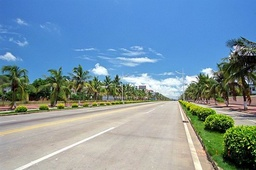
#> input picture image processing/Image_edge_algorithm/Edge_algorithm.jpg, 256 x 170 px, shrunk from 656 x 435 before the run
$ python Edge_algorithm.py
#> lines starting #> are read from the running program, lines starting #| are printed output that depends on the picture

import cv2
import numpy as np


#图像边缘算法

fn = "Edge_algorithm.jpg"

#计算图像的欧氏距离
def get_EuclideanDistance(x, y):
    myx = np.array(x)
    myy = np.array(y)
    return np.sqrt(np.sum((myx - myy) * (myx - myy)))


if __name__ == '__main__':

    myimg1 = cv2.imread(fn)
#> myimg1 is the input picture: shape (170, 256, 3); mean B, G, R 163.2, 147.9, 122.4
    w = myimg1.shape[1]
#> w = 256
    h = myimg1.shape[0]
#> h = 170
    sz1 = w
#> sz1 = 256
    sz0 = h
#> sz0 = 170

    # 创建空白图像
    myimg2 = np.zeros((sz0, sz1, 3), np.uint8)
    # 对比产生线条
    black = np.array([0, 0, 0])
    white = np.array([255, 255, 255])
    centercolor = np.array([125, 125, 125])
    for y in range(0, sz0 - 1):
        for x in range(0, sz1 - 1):

            mydown = myimg1[y + 1, x, :]
            myright = myimg1[y, x + 1, :]

            myhere = myimg1[y, x, :]
            lmyhere = myhere
            lmyright = myright
            lmydown = mydown
            if get_EuclideanDistance(lmyhere, lmydown) > 16 and get_EuclideanDistance(lmyhere, lmyright) > 16:
                myimg2[y, x, :] = black
            elif get_EuclideanDistance(lmyhere, lmydown) <= 16 and get_EuclideanDistance(lmyhere, lmyright) <= 16:
                myimg2[y, x, :] = white
            else:
                myimg2[y, x, :] = centercolor

            print
            '.',
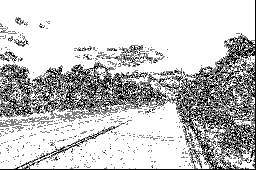
#> myimg2: shape (170, 256, 3); min 0, max 255, mean 197.8

    cv2.namedWindow('img2')
    cv2.imshow('img2', myimg2)
    cv2.waitKey()
    cv2.destroyAllWindows()
